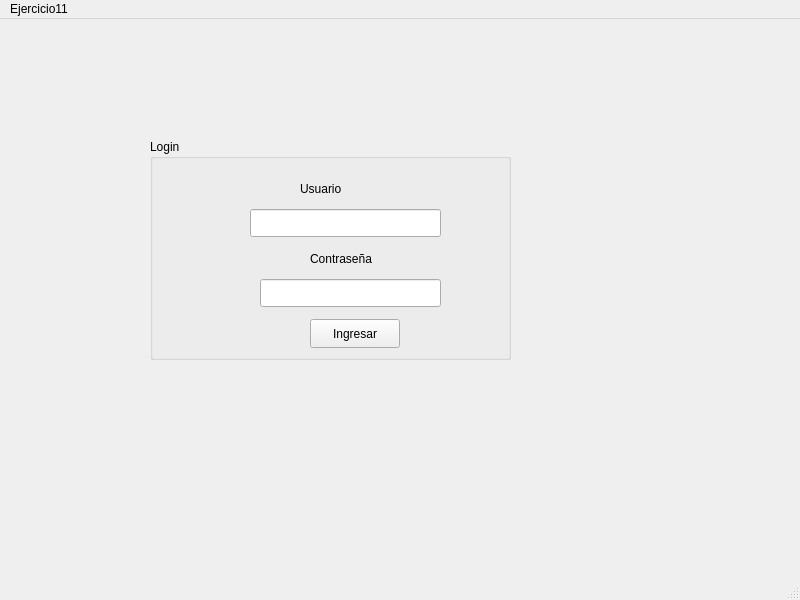
<?xml version="1.0" encoding="UTF-8"?>
<ui version="4.0">
 <class>MainWindow</class>
 <widget class="QMainWindow" name="MainWindow">
  <property name="geometry">
   <rect>
    <x>0</x>
    <y>0</y>
    <width>800</width>
    <height>600</height>
   </rect>
  </property>
  <property name="windowTitle">
   <string>MainWindow</string>
  </property>
  <widget class="QWidget" name="centralwidget">
   <widget class="QGroupBox" name="groupBox">
    <property name="geometry">
     <rect>
      <x>150</x>
      <y>120</y>
      <width>361</width>
      <height>221</height>
     </rect>
    </property>
    <property name="title">
     <string>Login</string>
    </property>
    <widget class="QLabel" name="label">
     <property name="geometry">
      <rect>
       <x>150</x>
       <y>40</y>
       <width>63</width>
       <height>20</height>
      </rect>
     </property>
     <property name="text">
      <string>Usuario</string>
     </property>
    </widget>
    <widget class="QLabel" name="label_2">
     <property name="geometry">
      <rect>
       <x>160</x>
       <y>110</y>
       <width>91</width>
       <height>20</height>
      </rect>
     </property>
     <property name="text">
      <string>Contraseña</string>
     </property>
    </widget>
    <widget class="QLineEdit" name="lineEdit">
     <property name="geometry">
      <rect>
       <x>100</x>
       <y>70</y>
       <width>191</width>
       <height>28</height>
      </rect>
     </property>
    </widget>
    <widget class="QLineEdit" name="lineEdit_2">
     <property name="geometry">
      <rect>
       <x>110</x>
       <y>140</y>
       <width>181</width>
       <height>28</height>
      </rect>
     </property>
     <property name="echoMode">
      <enum>QLineEdit::EchoMode::PasswordEchoOnEdit</enum>
     </property>
    </widget>
    <widget class="QPushButton" name="pushButton">
     <property name="geometry">
      <rect>
       <x>160</x>
       <y>180</y>
       <width>90</width>
       <height>29</height>
      </rect>
     </property>
     <property name="text">
      <string>Ingresar</string>
     </property>
    </widget>
   </widget>
  </widget>
  <widget class="QMenuBar" name="menubar">
   <property name="geometry">
    <rect>
     <x>0</x>
     <y>0</y>
     <width>800</width>
     <height>25</height>
    </rect>
   </property>
   <widget class="QMenu" name="menuEjercicio11">
    <property name="title">
     <string>Ejercicio11</string>
    </property>
   </widget>
   <addaction name="menuEjercicio11"/>
  </widget>
  <widget class="QStatusBar" name="statusbar"/>
 </widget>
 <resources/>
 <connections/>
</ui>
